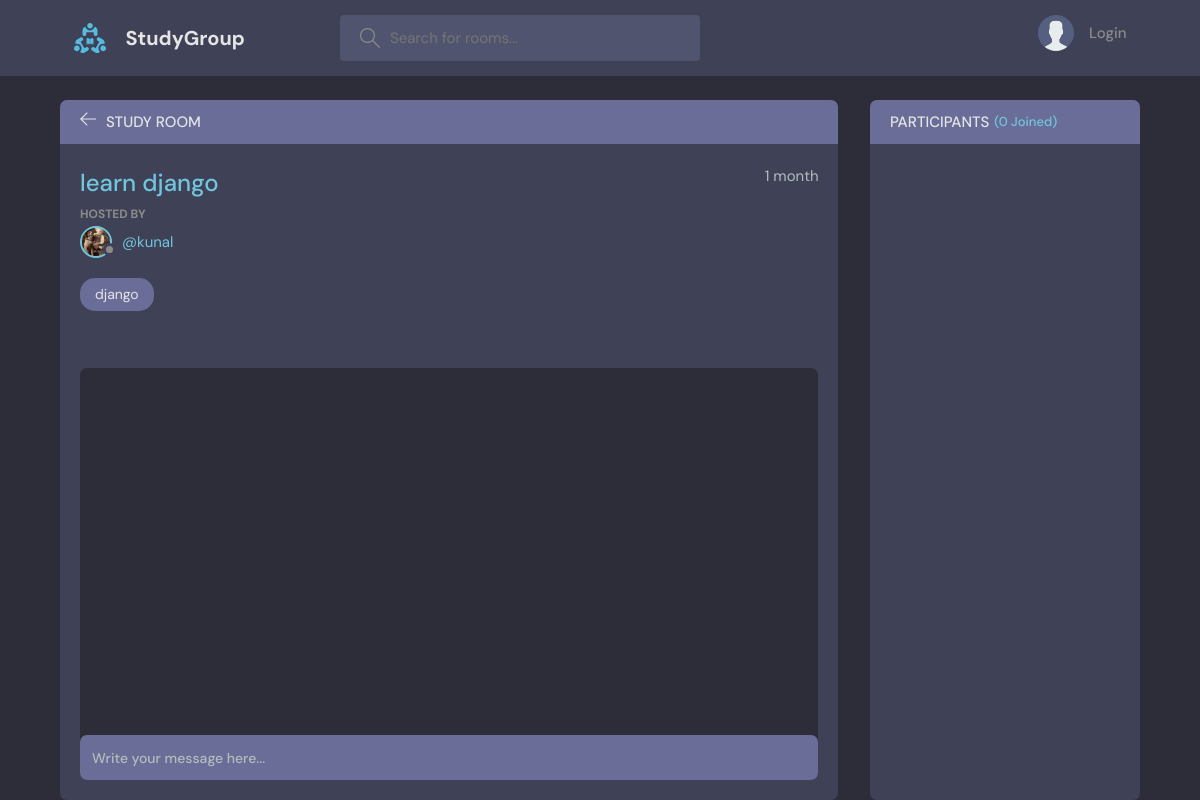
/room/3, run on an earlier commit of the app's database.
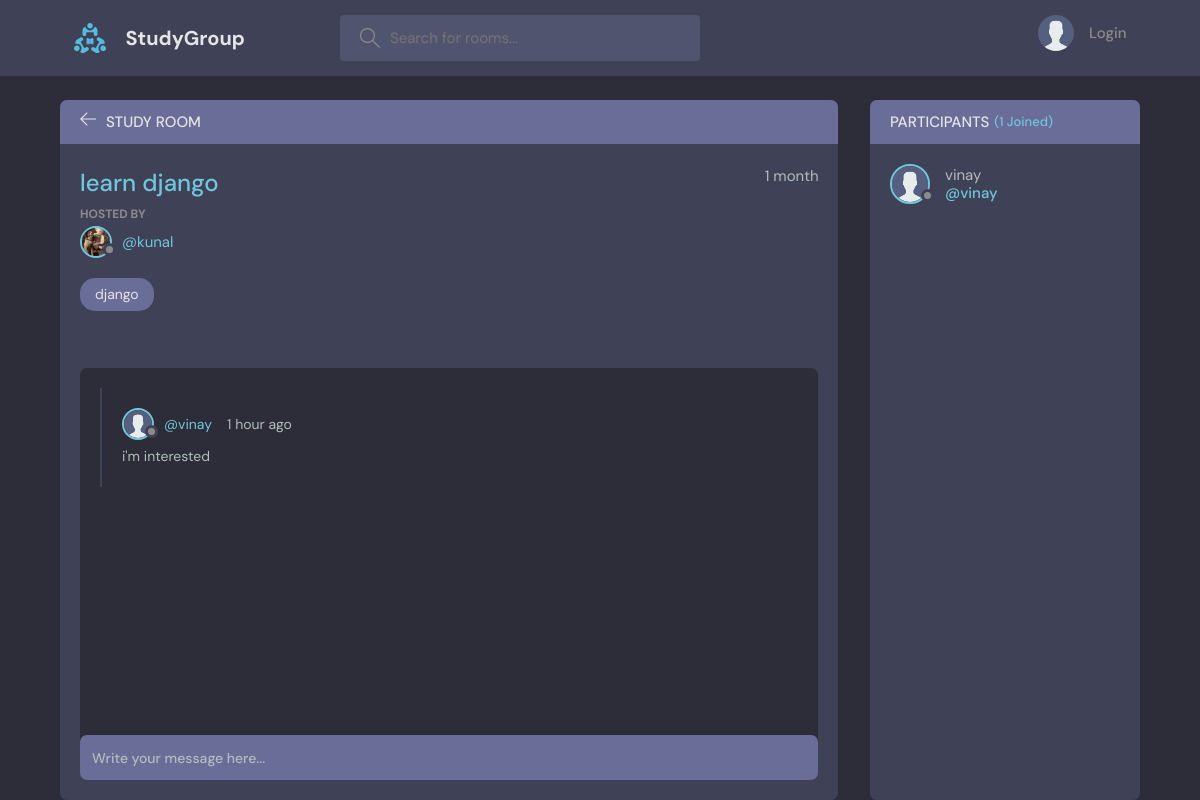
And on a later commit of the database.
### base/models.py (models this page shows, shortened)
class Room(models.Model):
    host = models.ForeignKey(User, on_delete=models.SET_NULL, null= True)
    topic = models.ForeignKey(Topic, on_delete=models.SET_NULL, null= True)
    name = models.CharField(max_length = 200)
    description = models.TextField(null = True, blank = True)
    participants = models.ManyToManyField(User, related_name='participants', blank=True)
    updated = models.DateTimeField(auto_now = True)
    created = models.DateTimeField(auto_now_add = True)
    class Meta:
        ordering = ['-updated', '-created']

class User(AbstractUser):
    name = models.CharField(max_length=200, null=True)
    email = models.EmailField(unique=True, null=True)
    bio = models.TextField(null=True)
    avatar = models.ImageField(null= True, default = "avatar.svg")
    USERNAME_FIELD = 'email'
    REQUIRED_FIELDS = []

class Topic(models.Model):
    name = models.CharField(max_length=200)
    def __str__(self):
        return self.name

class Message(models.Model):
    user = models.ForeignKey(User, on_delete=models.CASCADE)
    room = models.ForeignKey(Room, on_delete=models.CASCADE)
    body = models.TextField()
    updated = models.DateTimeField(auto_now = True)
    created = models.DateTimeField(auto_now_add = True)
    class Meta:
        ordering = ['-updated', '-created']

### base/views.py (the view, shortened to what this page needs)
# urls.py: path('room/<str:pk>', views.room, name= "room"),
def room(request, pk):
    room = Room.objects.get(id=pk)
    room_messages = room.message_set.all()
    participants = room.participants.all()
    context = {'room' : room, 'room_messages': room_messages, 'participants': participants}
    return render(request, 'base/room.html', context)

### base/templates/base/room.html (shortened to what this page needs)
{%  extends 'main.html' %}
{% block content %}
    <main class="profile-page layout layout--2">
      <div class="container">
        <div class="room">
          <div class="room__top">
            <div class="room__topLeft">
              <a href="{% url 'home' %}">
                <svg version="1.1" xmlns="http://www.w3.org/2000/svg" width="32" height="32" viewBox="0 0 32 32">
                  <title>arrow-left</title>
                  <path
                    d="M13.723 2.286l-13.723 13.714 13.719 13.714 1.616-1.611-10.96-10.96h27.625v-2.286h-27.625l10.965-10.965-1.616-1.607z"
                  ></path>
                </svg>
              </a>
              <h3>Study Room</h3>
            </div>
          </div>
          <div class="room__box scroll">
            <div class="room__header scroll">
              <div class="room__info">
                <h3>{{room.name}}</h3>
                <span>{{room.created | timesince}}</span>
              </div>
              <div class="room__hosted">
                <p>Hosted By</p>
                <a href="{% url 'user-profile' room.host.id %}" class="room__author">
                  <div class="avatar avatar--small">
                    <img src="{{room.host.avatar.url}}" />
                  </div>
                  <span>@{{room.host.username}}</span>
                </a>
              </div>
              <span class="room__topics">{{room.topic}}</span>
            </div>
            <div class="room__conversation">
              <div class="threads scroll">
                {% for message in room_messages %}
                <div class="thread">
                  <div class="thread__top">
                    <div class="thread__author">
                      <a href="{% url 'user-profile' message.user.id %}" class="thread__authorInfo">
                        <div class="avatar avatar--small">
                          <img src="{{message.user.avatar.url}}" />
                        </div>
                        <span>@{{message.user.username}}</span>
                      </a>
                      <span class="thread__date">{{message.created | timesince}} ago</span>
                    </div>
                  </div>
                  <div class="thread__details">
                    {{message.body}}
                  </div>
                </div>
                {% endfor %}
              </div>
            </div>
          </div>
          <div class="room__message">
            <form action="" method="POST">
              <input name="body" placeholder="Write your message here..." />
            </form>
          </div>
        </div>
        <div class="participants">
          <h3 class="participants__top">Participants <span>({{participants.count}} Joined)</span></h3>
          <div class="participants__list scroll">
            {% for user in participants %}
            <a href="{% url 'user-profile' user.id %}" class="participant">
              <div class="avatar avatar--medium">
                <img src="{{user.avatar.url}}" />
              </div>
              <p>
                {{user.username}}
                <span>@{{user.username}}</span>
              </p>
            </a>
            {% endfor %}
          </div>
        </div>
      </div>
    </main>
{% endblock content %}

### templates/main.html (shortened to what this page needs)
<!DOCTYPE html>
{% load static %}
<html lang="en">
  <head>
    <link rel="stylesheet" href="{% static 'styles/style.css' %}" />
  </head>
  <body>
    {% include 'navbar.html' %}
    {% block content %}
    {% endblock %}
  </body>
</html>

### templates/navbar.html (shortened to what this page needs)
{% load static %}
<header class="header header--loggedIn">
    <div class="container">
      <a href="{% url 'home' %}" class="header__logo">
        <img src="{% static 'images/logo.svg' %}" />
        <h1>StudyGroup</h1>
      </a>
      <form class="header__search" method="GET" action="{% url 'home' %}">
        <label>
          <input name="q" placeholder="Search for rooms..." />
        </label>
      </form>
      <nav class="header__menu">
        {% if request.user.is_authenticated %}
        <div class="header__user">
          <a href="{% url 'update-user' %}">
            <div class="avatar avatar--medium active">
              <img src="{{request.user.avatar.url}}" />
            </div>
            <p>{{request.user.username}} <span>@{{request.user.username}}</span></p>
          </a>
          <button class="dropdown-button">
            <svg version="1.1" xmlns="http://www.w3.org/2000/svg" width="32" height="32" viewBox="0 0 32 32">
              <title>chevron-down</title>
              <path d="M16 21l-13-13h-3l16 16 16-16h-3l-13 13z"></path>
            </svg>
          </button>
        </div>
        {% else %}
        <a href="{% url 'login' %}">
          <img src="{% static 'images/avatar.svg' %}" />
          <p>Login</p>
        </a>
        {% endif %}
      </nav>
    </div>
  </header>

What changed in the data, as far as the page shows it:
added Message: user.avatar (placeholder picture), user.username "vinay", created "1 hour", body "i'm interested"
added User: avatar (placeholder picture), username "vinay"
Also different on the page:
{{ participants.count }}: "0" → "1"
